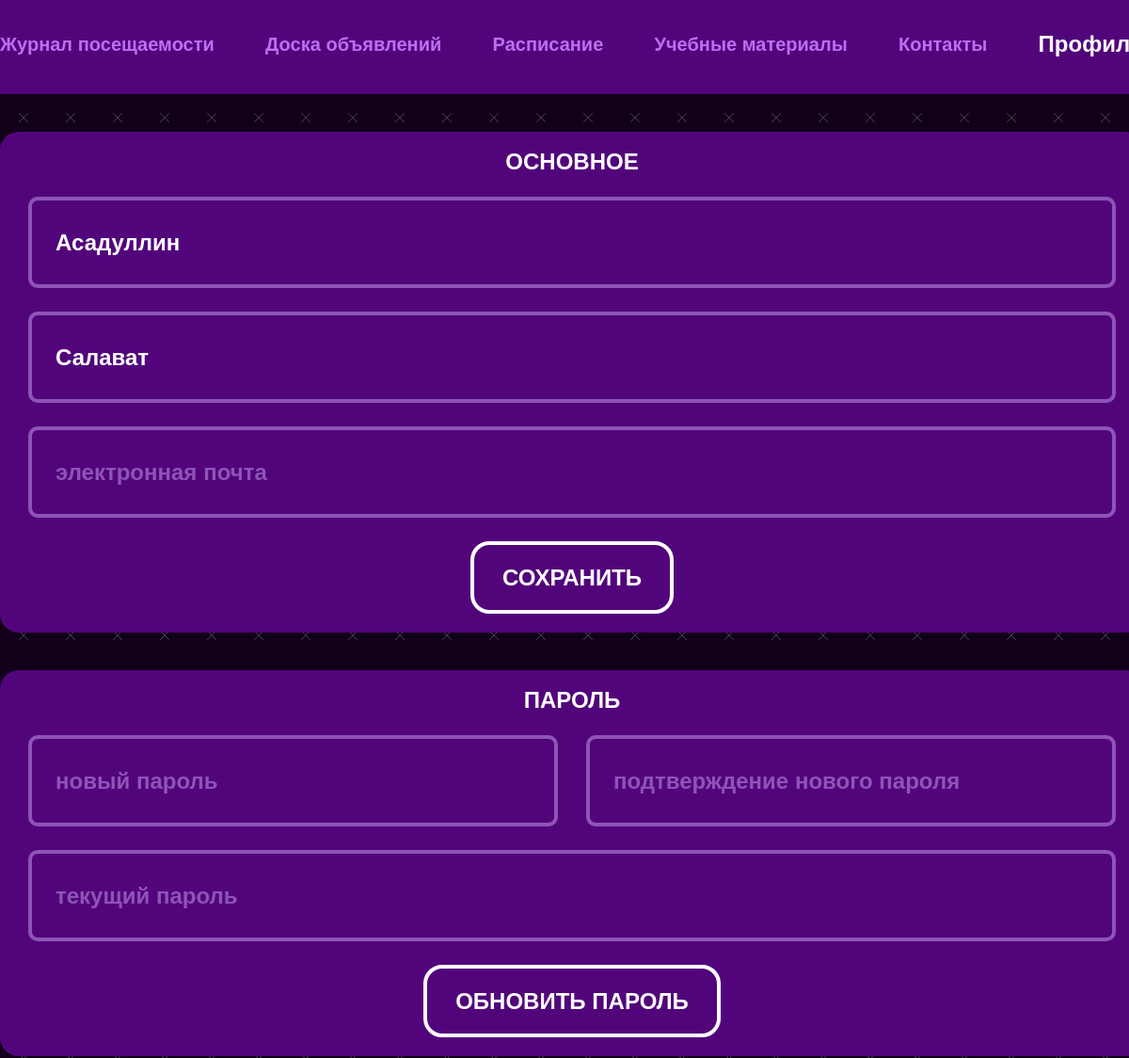
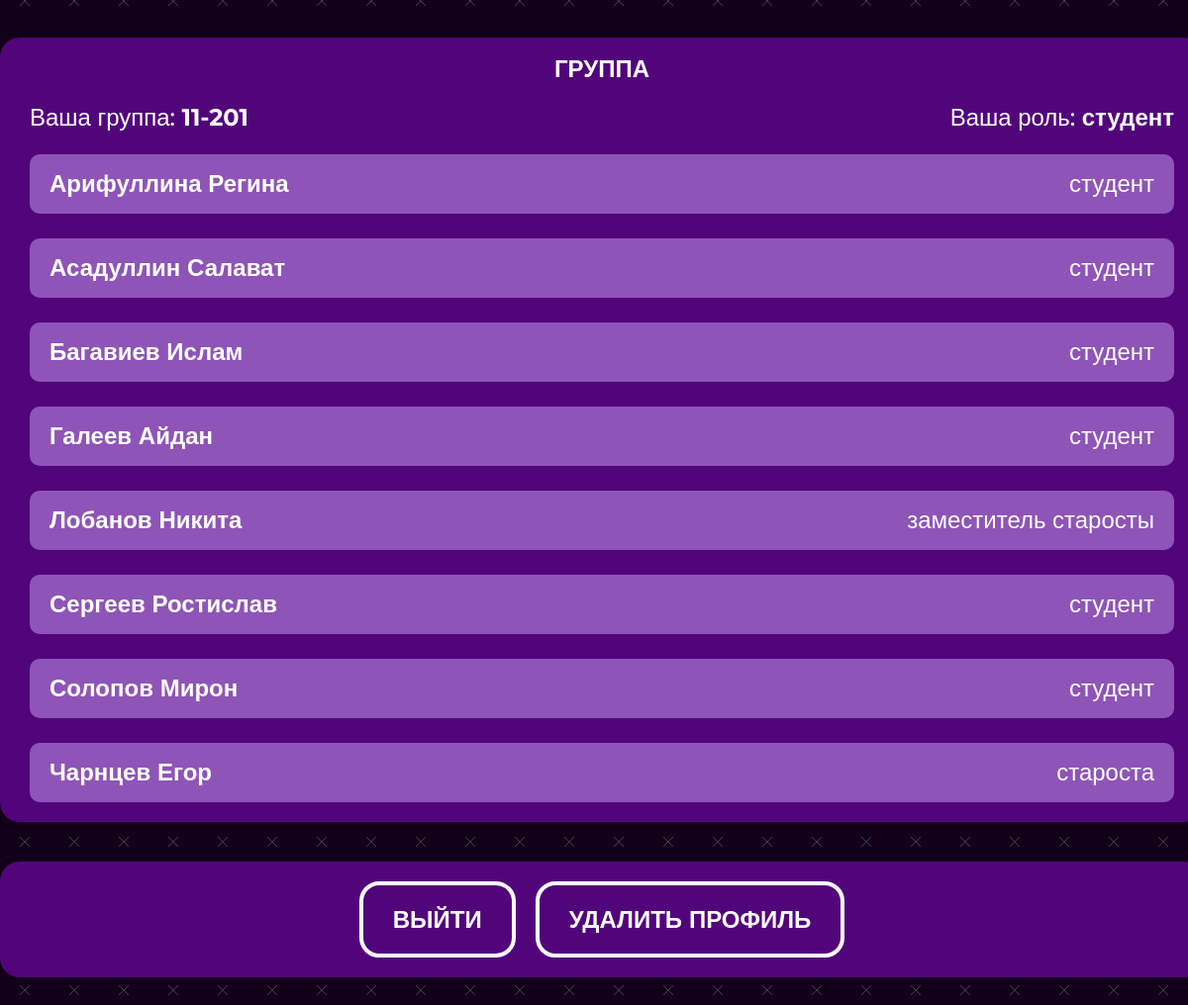
The page /profile (signed in) on the database its author committed (2 pictures, top to bottom).
### main/models.py (models this page shows, shortened)
class Student(models.Model):
    SIMPLE_STUDENT = 0
    STUDENT_WITH_CAPABILITIES = 1
    HEADMAN = 2
    PERMISSION = [
        (SIMPLE_STUDENT, 'Обычный студент'),
        (STUDENT_WITH_CAPABILITIES, 'Студент с дополнительными возможностями'),
        (HEADMAN, 'Староста')
    ]
    WAITING = 0
    IS_APPPROVED = 1
    NOT_APPPROVED = 2
    STATE =[
        (WAITING, "Ожидание"),
        (IS_APPPROVED, 'Одобрено'),
        (NOT_APPPROVED, "Не одобрено")
    ]
    permission = models.SmallIntegerField(choices=PERMISSION, default=SIMPLE_STUDENT)
    room = models.ForeignKey(Room, on_delete=models.CASCADE)
    user = models.OneToOneField(User, on_delete=models.CASCADE)
    state = models.SmallIntegerField(choices=STATE, default=WAITING)
    class Meta:
        ordering = ['state']

class Room(models.Model):
    code = models.CharField(max_length=10, default=rand, primary_key=True)
    name = models.CharField(max_length=10, blank=True)
    def __str__(self):
        return self.name

### main/views.py (the view, shortened to what this page needs)
# urls.py: path('profile', views.profile, name='profile'),
@login_required()
def profile(request):
    cur_student = get_student(request)
    STATUS = {
        0: 'студент',
        1: 'заместитель старосты',
        2: 'староста'
    }
    room_name = cur_student.room.name
    contex = {
        'navbar': 'profile',
        'cur_student': cur_student,
        'perm': cur_student.permission,
        'status': STATUS.get(cur_student.permission),
        'group': get_group(cur_student),
        'room_name': room_name,
        'STATUS': STATUS
    }
    return render(request, "main/profile.html", context=contex)

### main/views.py (called while the page is built)
@register.filter
def get_item(dict, key):
    return dict.get(key)

def get_student(request):
    return Student.objects.get(user=request.user)

def get_group(cur_student):
    group = Student.objects.filter(room=cur_student.room).order_by('user__last_name', 'user__first_name')
    return group

### main/templates/main/profile.html (shortened to what this page needs)
{% extends 'main/base.html' %}
{% load static %}
{% block content %}
  <div class="container">
    <div class="profile__container">
      <div class="profile__box">
        <h4 class="profile__title">
          ОСНОВНОЕ
        </h4>
        <form class="profile__form" action="" method="post">
          <input type="text" class="profile__input input" name="lastname" placeholder="фамилия" value="{{ user.last_name }}">
          <input type="text" class="profile__input input" name="firstname" placeholder="имя" value="{{ user.first_name }}">
          <input type="text" class="profile__input input" name="email" placeholder="электронная почта" value="{{ user.email }}">
          <input type="submit" class="btn" name = 'save' value="СОХРАНИТЬ">
        </form>
      </div>
      <div class="profile__box">
        <h4 class="profile__title">
          ПАРОЛЬ
        </h4>
        <form class="profile__form" action="" method="post">
          <div class="profile__new-password">
            <label class="password__label" name="password">
              <input type="password" class="input password profile__password" name='password1' placeholder="новый пароль">
            </label>
            <label class="password__label" name="password">
              <input type="password" class="input password profile__password" name='password2' placeholder="подтверждение нового пароля">
            </label>
          </div>
          <label class="password__label" name="pass">
            <input type="password" class="input password profile__input" name='pass' placeholder="текущий пароль">
          </label>
          <input type="submit" class="btn" name='newpass' value="ОБНОВИТЬ ПАРОЛЬ">
        </form>
      </div>
      <div class="profile__box">
        <h4 class="profile__title">
          ГРУППА
        </h4>
        <div class="profile__group">
          <p class="profile__group-text">Ваша группа: <strong>{{ cur_student.room }}</strong></p>
          <p class="profile__group-text">Ваша роль: <strong>{{ status }}</strong></p>
        </div>
        {% for student in group %}
        <form class="profile__person" action="" method="post">
          <p class="profile__person-name">
            {{ student.user.last_name }} {{ student.user.first_name }}
          </p>
          <p class="profile__person-status">
            {{STATUS|get_item:student.permission}}
          </p>
        </form>
        {% endfor %}
      </div>
          <div class="profile__box">
        <form method="post" class="exitdelete">
            <input type="submit" class="btn" name = 'exit' value="ВЫЙТИ" >
            <input type="submit" class="btn" name = 'delete' value="УДАЛИТЬ ПРОФИЛЬ" >
        </form>
      </div>
    </div>
  </div>
{% endblock content %}

### main/static/main/css/main.css (style rules this page uses)
* { padding: 0; margin: 0; border: 0; }
*, *:before, *:after { -webkit-box-sizing: border-box; box-sizing: border-box; }
html, body { width: 100%; line-height: 1; font-size: 16px; -ms-text-size-adjust: 100%; -moz-text-size-adjust: 100%; -webkit-text-size-adjust: 100%; }
input, button, textarea { font-family: inherit; }
h1, h2, h3, h4, h5, h6, a { font-size: inherit; }
body { font-family: "Montserrat", sans-serif; background: url("./img/bg.jpg"); background-size: 50px; }
.input { color: #fff; font-weight: 700; font-size: 24px; width: 500px; padding: 30px 25px; border: 4px solid #8E54B7; border-radius: 10px; background-color: transparent; -webkit-transition: all 0.3s; transition: all 0.3s; }
.input::placeholder { color: #8E54B7; font-weight: 700; font-size: 24px; }
.btn { display: inline-block; padding: 20px 30px; background-color: transparent; border: 4px solid #FFFFFF; border-radius: 20px; font-weight: 700; font-size: 24px; color: #FFFFFF; -webkit-transition: all 0.5s; transition: all 0.5s; cursor: pointer; }
.password { padding-right: 40px; }
.password__label { position: relative; }
.container { width: 1216px; margin: 0 auto; }
.profile__container { display: -webkit-box; display: -ms-flexbox; display: flex; -webkit-box-orient: vertical; -webkit-box-direction: normal; -ms-flex-direction: column; flex-direction: column; gap: 40px; }
.profile__box { background: #52057B; border-radius: 20px; width: 1216px; padding: 20px 30px; display: -webkit-box; display: -ms-flexbox; display: flex; -webkit-box-orient: vertical; -webkit-box-direction: normal; -ms-flex-direction: column; flex-direction: column; -webkit-box-align: center; -ms-flex-align: center; align-items: center; gap: 25px; }
.profile__form { display: -webkit-box; display: -ms-flexbox; display: flex; -webkit-box-orient: vertical; -webkit-box-direction: normal; -ms-flex-direction: column; flex-direction: column; -webkit-box-align: center; -ms-flex-align: center; align-items: center; gap: 25px; }
.profile__title { font-weight: 700; font-size: 24px; color: #FFFFFF; }
.profile__input { width: 1156px; }
.profile__new-password { display: -webkit-box; display: -ms-flexbox; display: flex; -webkit-box-pack: justify; -ms-flex-pack: justify; justify-content: space-between; width: 100%; }
.profile__password { width: 563px; }
.profile__group { width: 100%; display: -webkit-box; display: -ms-flexbox; display: flex; -webkit-box-pack: justify; -ms-flex-pack: justify; justify-content: space-between; }
.profile__group-text { font-weight: 500; font-size: 24px; color: #FFFFFF; }
.profile__person { background: #8E54B7; border-radius: 10px; width: 1156px; padding: 10px 20px; display: -webkit-box; display: -ms-flexbox; display: flex; -webkit-box-pack: justify; -ms-flex-pack: justify; justify-content: space-between; -webkit-box-align: center; -ms-flex-align: center; align-items: center; height: 60px; overflow: hidden; -webkit-transition: all 1s; transition: all 1s; }
.profile__person-name { font-weight: 700; font-size: 24px; color: #FFFFFF; }
.profile__person-status { font-weight: 500; font-size: 24px; color: #FFFFFF; }
.exitdelete { display: flex; gap: 20px; }

### rows shown on the page
Student: room "11-201", user.last_name "Асадуллин", user.first_name "Салават", permission "студент"
Student: user.last_name "Арифуллина", user.first_name "Регина", permission "студент"
Student: user.last_name "Багавиев", user.first_name "Ислам", permission "студент"
Student: user.last_name "Галеев", user.first_name "Айдан", permission "студент"
Student: user.last_name "Лобанов", user.first_name "Никита", permission "заместитель старосты"
Student: user.last_name "Сергеев", user.first_name "Ростислав", permission "студент"
Student: user.last_name "Солопов", user.first_name "Мирон", permission "студент"
Student: user.last_name "Чарнцев", user.first_name "Егор", permission "староста"

### other values the page prints
{{ status }} "студент"
